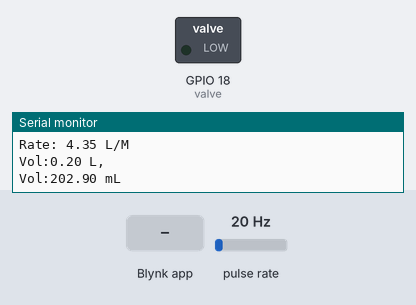
A sketch run on a simulated ESP32. Shown: switched loads named in the sketch (green lamp = pin HIGH), the last lines printed to the serial monitor. Wiring (inferred from the names in the program): pulse sensor: data GPIO 34. Inputs (shaded band) come from the test bench; at power-on: pulse rate 20 Hz.

Above: at 3.0 s.
3.1 s: Blynk app writes 1 to V0
At 3.7 s:
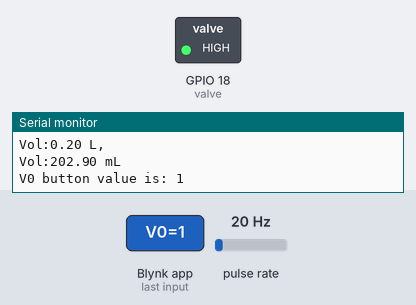
4.6 s: Blynk app writes 0 to V0
At 6.0 s:
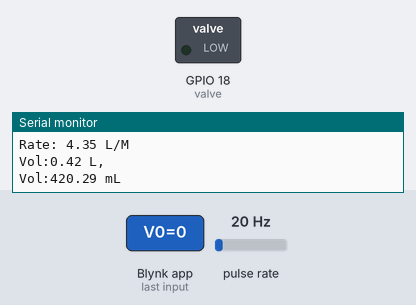
Timing chart, 0 to 7.6 s (numbered marks = the images above; inputs shaded):
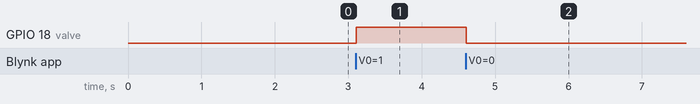

Measured:
- after the input at 3.1 s, GPIO 18 (valve): LOW → HIGH at once
- after the input at 4.6 s, GPIO 18 (valve): HIGH → LOW at once

The sketch:

waterflow_blynk_yyfb6.ino
```cpp
#define BLYNK_TEMPLATE_ID "TMPL6WQrsPiTs"
#define BLYNK_TEMPLATE_NAME "Water Flow Meter"

#define BLYNK_FIRMWARE_VERSION        "0.1.0"

#define BLYNK_PRINT Serial
#define valve 18

#define APP_DEBUG
#define USE_ESP32_DEV_MODULE
#include "BlynkEdgent.h"

volatile int flow_frequency; // Measures flow sensor pulses
// Calculated litres/hour
float vol = 0.0, l_minute;
unsigned char flowsensor = 34; // Sensor Input
unsigned long currentTime;
unsigned long cloopTime;
float volume_per_pulse = 0.0;

BLYNK_WRITE(V0) // this command is listening when something is written to V1
{
  int pinValue = param.asInt(); // assigning incoming value from pin V1 to a variable

  if (pinValue == 1) {
    // do something when button is pressed;
    digitalWrite(valve, 1);
  } else if (pinValue == 0) {
    // do something when button is released;
    digitalWrite(valve, 0);
  }

  Serial.print("V0 button value is: "); // printing value to serial monitor
  Serial.println(pinValue);
}

void flow () // Interrupt function
{
  flow_frequency++;
}

void setup() {
  Serial.begin(115200);
  pinMode(valve, OUTPUT);
  digitalWrite(valve, 0);
  pinMode(flowsensor, INPUT);
  digitalWrite(flowsensor, HIGH); // Optional Internal Pull-Up

  attachInterrupt(digitalPinToInterrupt(flowsensor), flow, RISING); // Setup Interrupt
  currentTime = millis();
  cloopTime = currentTime;
  // Calibrate and set the value of volume_per_pulse here
  volume_per_pulse = 0.004; // Replace with the actual value you've measured
  BlynkEdgent.begin();
  BlynkEdgent.run();
  Blynk.virtualWrite(V1, 0);
  Blynk.virtualWrite(V2, 0);
}

void loop() {

  currentTime = millis();
  // Every second, calculate and print litres/hour
  if (currentTime >= (cloopTime + 1000))
  {
    cloopTime = currentTime; // Updates cloopTime
    if (flow_frequency != 0) {
      // Pulse frequency (Hz) = 7.5Q, Q is flow rate in L/min.
      //      l_minute = (bottle_flow_freq * volume_per_pulse * 60);
      l_minute = (flow_frequency / 4.6); // cal_val : 6.6 per datasheet
      Serial.print("Rate: ");
      Serial.print(l_minute);
      Serial.println(" L/M");
      Blynk.virtualWrite(V1, l_minute);

      vol = vol + l_minute / 60;
      Serial.print("Vol:");
      Serial.print(vol);
      Serial.println(" L, ");
      Serial.print("Vol:");
      Serial.print(vol * 1000);
      Serial.println(" mL");
      Blynk.virtualWrite(V2, (vol * 1000));
      flow_frequency = 0; // Reset Counter
    }
    else {
      Blynk.virtualWrite(V1, 0);
      Serial.println("Rate:0 L/M ");
    }
  }
  BlynkEdgent.run();
  delay(10);
}
```
